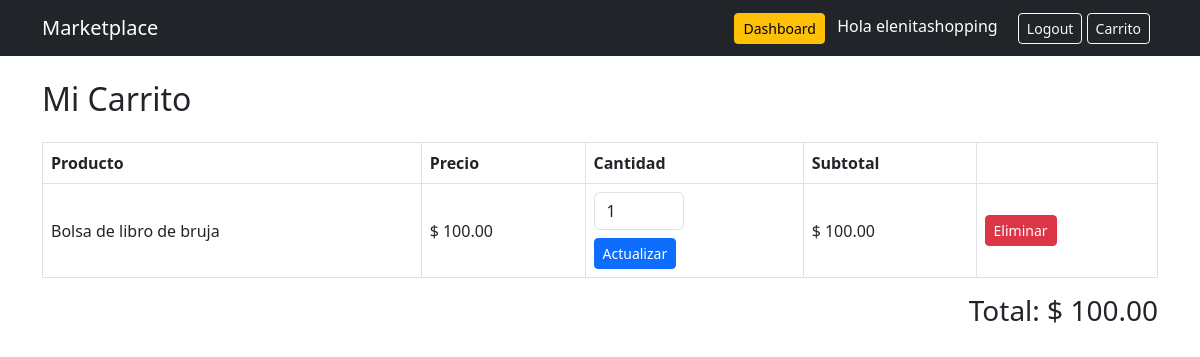
Screenshot of /cart/ (signed in) with the database file from the repository.
### store/models.py (models this page shows, shortened)
class User(AbstractUser):
    id = models.UUIDField(primary_key=True, default=uuid.uuid4, editable=False)
    is_seller = models.BooleanField(default=False)

class CartItem(models.Model):
    id = models.UUIDField(primary_key=True, default=uuid.uuid4, editable=False)
    cart = models.ForeignKey(Cart, on_delete=models.CASCADE)
    product = models.ForeignKey(Product, on_delete=models.CASCADE)
    quantity = models.PositiveIntegerField(default=1)
    class Meta:
        unique_together = ('cart', 'product')
    @property
    def subtotal(self):
          return self.product.price * self.quantity

class Product(models.Model):
    id = models.UUIDField(primary_key=True, default=uuid.uuid4, editable=False)
    name = models.CharField(max_length=150)
    description = models.TextField()
    price = models.DecimalField(max_digits=10, decimal_places=2)
    stock = models.PositiveIntegerField(default=0)
    owner = models.ForeignKey(
        User,
        on_delete=models.CASCADE,
        related_name='products'
    )  # 1:N
    categories = models.ManyToManyField(
        Category,
        related_name='products'
    )  # N:M
    created_at = models.DateTimeField(auto_now_add=True)

class Cart(models.Model):
    id = models.UUIDField(primary_key=True, default=uuid.uuid4, editable=False)
    user = models.ForeignKey(
        User,
        on_delete=models.CASCADE,
        related_name='carts'
    )  # 1:N
    products = models.ManyToManyField(
        Product,
        through='CartItem',
        related_name='carts'
    )
    created_at = models.DateTimeField(auto_now_add=True)
    @property
    def total(self):
        return sum(item.subtotal for item in self.cartitem_set.all())

### store/views.py (the view)
# urls.py: path('cart/', views.cart_detail, name='cart_detail'),
@login_required
def cart_detail(request):
    cart, created = Cart.objects.get_or_create(
        user=request.user
    )
    return render(request, 'store/cart_detail.html', {
        'cart': cart
    })

### store/templates/store/cart_detail.html (shortened to what this page needs)
{% extends 'store/base.html' %}
{% block content %}
<h2 class="mb-4">Mi Carrito</h2>
{% if cart.cartitem_set.all %}
<table class="table table-bordered align-middle">
    <thead>
        <tr>
            <th>Producto</th>
            <th>Precio</th>
            <th>Cantidad</th>
            <th>Subtotal</th>
            <th></th>
        </tr>
    </thead>
    <tbody>
    {% for item in cart.cartitem_set.all %}
        <tr>
            <td>{{ item.product.name }}</td>
            <td>$ {{ item.product.price }}</td>
            <td>
                <form method="POST"
                      action="{% url 'update_cart_item' item.id %}">
                    <input type="number"
                           name="quantity"
                           value="{{ item.quantity }}"
                           min="1"
                           class="form-control"
                           style="width:90px;">
                    <button class="btn btn-sm btn-primary mt-2">
                        Actualizar
                    </button>
                </form>
            </td>
            <td>
                $ {{ item.subtotal }}
            </td>
            <td>
                <a href="{% url 'remove_from_cart' item.id %}"
                   class="btn btn-danger btn-sm">
                    Eliminar
                </a>
            </td>
        </tr>
    {% endfor %}
    </tbody>
</table>
<div class="text-end">
    <h3>Total: $ {{ cart.total }}</h3>
</div>
{% else %}
<div class="alert alert-info">
    Tu carrito está vacío
</div>
{% endif %}
{% endblock %}

### store/templates/store/base.html (shortened to what this page needs)
<!DOCTYPE html>
<html lang="es">
<head>
    <link href="https://cdn.jsdelivr.net/npm/bootstrap@5.3.0/dist/css/bootstrap.min.css" rel="stylesheet">
</head>
<body>
<nav class="navbar navbar-expand-lg navbar-dark bg-dark">
  <div class="container">
    <a class="navbar-brand" href="/">Marketplace</a>
    <div>
      {% if user.is_authenticated and user.is_seller %}
          <a href="{% url 'dashboard' %}" class="btn btn-warning btn-sm me-2">Dashboard</a>
      {% endif %}
      {% if user.is_authenticated %}
        <span class="text-white me-3">Hola {{ user.username }}</span>
        <a href="{% url 'logout' %}" class="btn btn-outline-light btn-sm">Logout</a>
      {% else %}
        <a href="{% url 'login' %}" class="btn btn-outline-light btn-sm me-2">Login</a>
        <a href="{% url 'register' %}" class="btn btn-primary btn-sm">Registro</a>
      {% endif %}
      <a href="{% url 'cart_detail' %}"
         class="btn btn-outline-light btn-sm me-2">
         Carrito
      </a>
    </div>
  </div>
</nav>
<div class="container mt-4">
    {% block content %}{% endblock %}
</div>
</body>
</html>

### rows the page displays
User: username "elenitashopping"
CartItem: product.name "Bolsa de libro de bruja", product.price "100.00", quantity "1", subtotal "100.00"
Cart: total "100.00"
